Frame 1 (no input): blank canvas, image omitted
Frame 60 (no input): blank canvas, image omitted
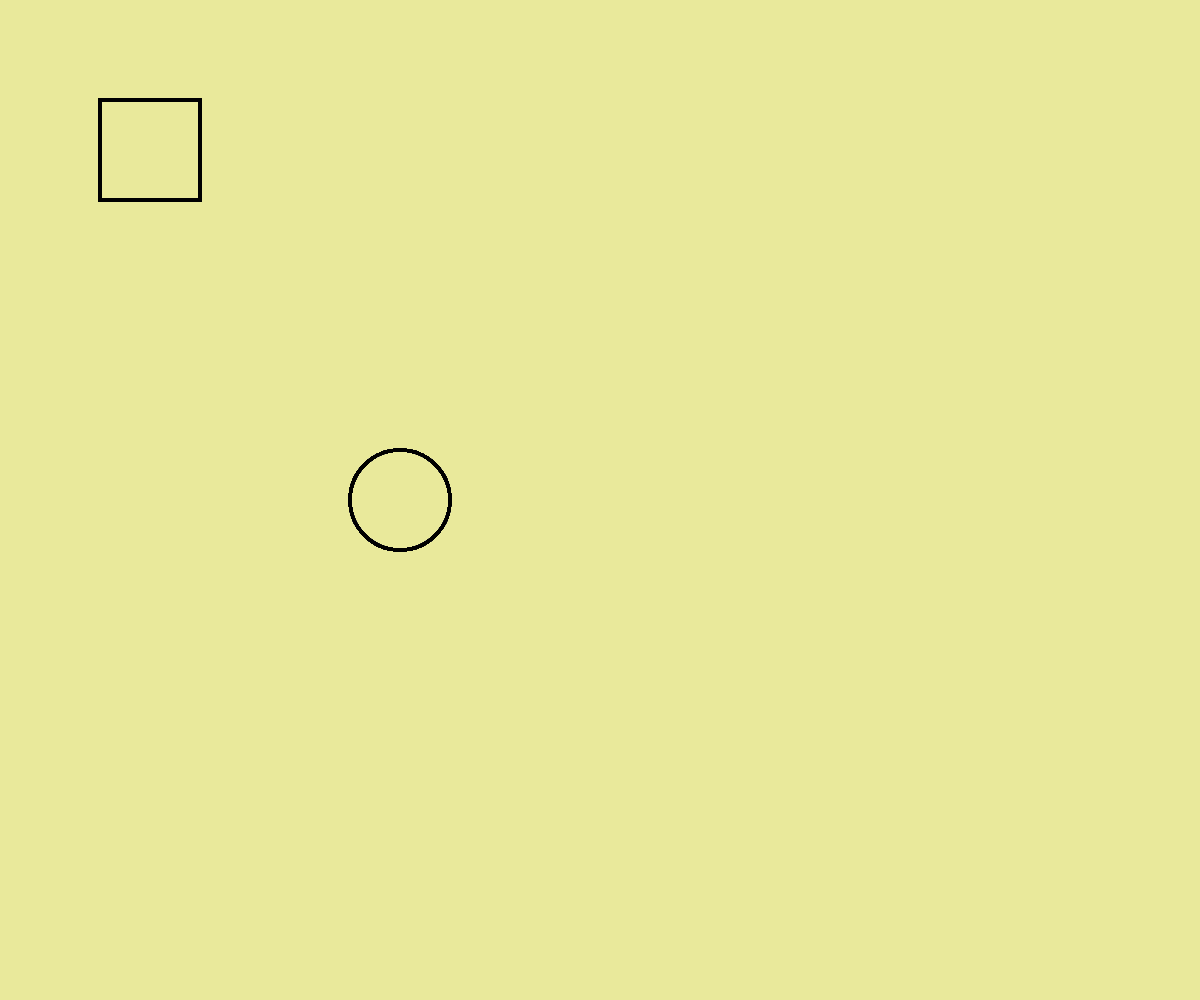
Frame 120 (the mouse pressed at the canvas centre since frame 60)

The p5.js sketch whose frames 1 and 60 were blank and that drew this single picture after the mouse press (run headless with seeded random() and noise() and a simulated clock; from frame 60 on, the mouse is pressed at the canvas centre):

// p5.js sketch
// ── sketch.js
/* global alpha blue brightness color green hue lerpColor lightness red saturation p5.Color background clear colorMode fill noFill noStroke stroke arc ellipse circle line point quad rect square triangle ellipseMode noSmooth rectMode smooth strokeCap strokeJoin strokeWeight bezier bezierDetail bezierPoint bezierTangent curve curveDetail curveTightness curvePoint curveTangent beginContour beginShape bezierVertex curveVertex endContour endShape quadraticVertex vertex plane box sphere cylinder cone ellipsoid torus p5.Geometry loadModel model HALF_PI PI QUARTER_PI TAU TWO_PI DEGREES RADIANS print frameCount deltaTime focused cursor frameRate noCursor displayWidth displayHeight windowWidth windowHeight windowResized width height fullscreen pixelDensity displayDensity getURL getURLPath getURLParams preload setup draw remove disableFriendlyErrors noLoop loop push pop redraw p5.Element select selectAll removeElements changed input createDiv createP createSpan createImg createA createSlider createButton createCheckbox createSelect createRadio createColorPicker createInput createFileInput createVideo createAudio VIDEO AUDIO createCapture createElement p5.MediaElement p5.Graphics createCanvas resizeCanvas noCanvas createGraphics blendMode setAttributes applyMatrix resetMatrix rotate rotateX rotateY rotateZ scale shearX shearY translate storeItem getItem clearStorage removeItem createStringDict createNumberDict p5.TypedDict p5.NumberDict append arrayCopy concat reverse shorten shuffle sort splice subset float int str boolean byte char unchar hex unhex join match matchAll nf nfc nfp nfs split splitTokens trim deviceOrientation accelerationX accelerationY accelerationZ pAccelerationX pAccelerationY pAccelerationZ rotationX rotationY rotationZ pRotationX pRotationY pRotationZ turnAxis setMoveThreshold setShakeThreshold deviceMoved deviceTurned deviceShaken keyIsPressed key keyCode keyPressed keyReleased keyTyped keyIsDown movedX movedY mouseX mouseY pmouseX pmouseY winMouseX winMouseY pwinMouseX pwinMouseY mouseButton mouseIsPressed mouseMoved mouseDragged mousePressed mouseReleased mouseClicked doubleClicked mouseWheel requestPointerLock exitPointerLock touches touchStarted touchMoved touchEnded createImage saveCanvas saveFrames p5.Image loadImage image tint noTint imageMode pixels blend copy filter get loadPixels set updatePixels loadJSON loadStrings loadTable loadXML loadBytes httpGet httpPost httpDo p5.XML createWriter p5.PrintWriter save saveJSON saveStrings saveTable p5.Table p5.TableRow day hour minute millis month second year createVector p5.Vector abs ceil constrain dist exp floor lerp log mag map max min norm pow round sq sqrt noise noiseDetail noiseSeed randomSeed random randomGaussian acos asin atan atan2 cos sin tan degrees radians angleMode textAlign textLeading textSize textStyle textWidth textAscent textDescent loadFont text textFont p5.Font orbitControl debugMode noDebugMode ambientLight directionalLight pointLight lights lightFalloff loadShader createShader shader resetShader normalMaterial texture textureMode textureWrap ambientMaterial emissiveMaterial specularMaterial shininess p5.Shader camera perspective ortho createCamera p5.Camera setCamera */

function setup () {
  // put setup code here
  createCanvas(window.innerWidth, window.innerHeight)
}


function mousePressed() {
  background(200, 200, 0, 100)
}

function draw() {
  strokeWeight(3);
  noFill();
  if (mouseX > 50) {
    rect(100, 100, 100, 100);
  }
  if (mouseX > 400) {
    ellipse(400, 500, 100, 100);
  }
  if (mouseX > 750) {
    line(0,0, width, height);
  }
}
